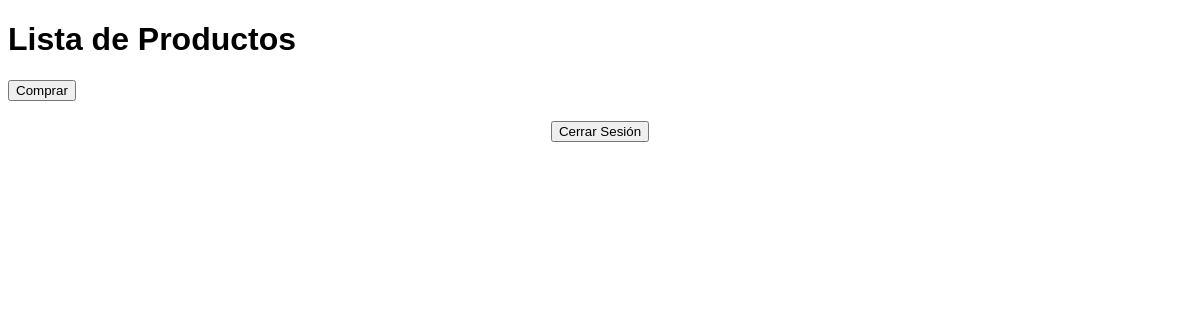
/Vista/productos.php, run on an earlier commit of the app's database.
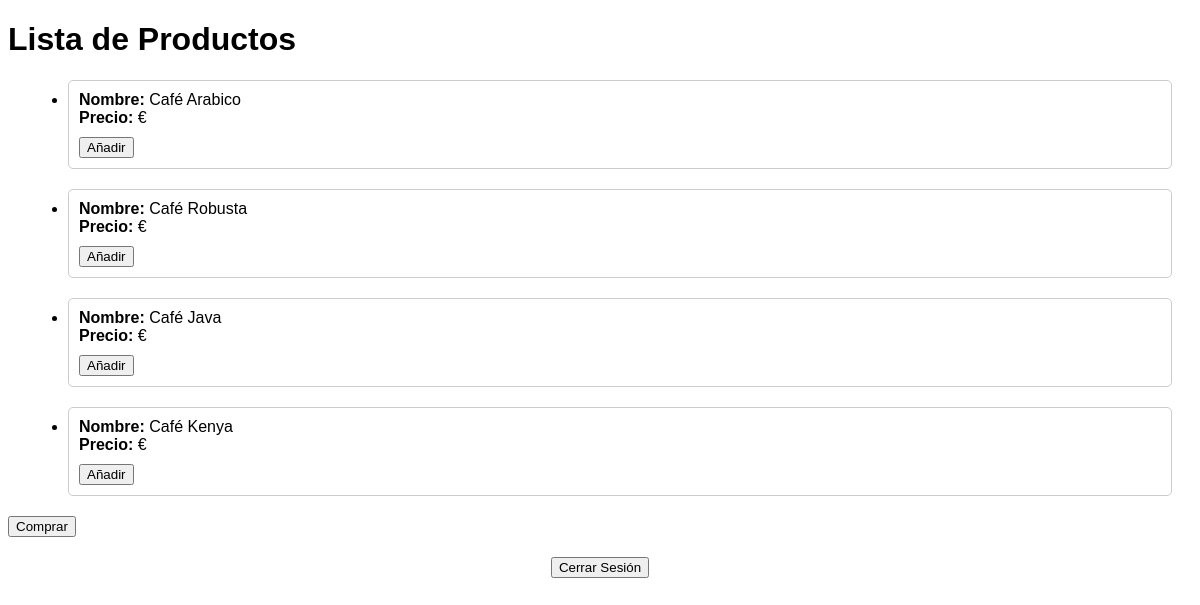
And on a later commit of the database.
### tables this page shows
CREATE TABLE
IF NOT EXISTS producto
(
    id_producto CHAR
(9) PRIMARY KEY,
    nombre VARCHAR
(255) NOT NULL,
    precio_ud DECIMAL
(10, 2) NOT NULL,
    imagen VARCHAR
(255)
);

### Modelo/Producto.php (called while the page is built, shortened)
<?php
class Producto
{
    public static function listarProductos()
    {
        $conexionBD = Algrano::conectarAlgranoMySQLi();
        $productos = [];
        $consultaBusquedaProductos = $conexionBD->prepare('SELECT * FROM producto');
        if ($consultaBusquedaProductos->execute()) {
            $productos = $consultaBusquedaProductos->get_result()->fetch_all(MYSQLI_ASSOC);
        }
        return $productos;
    }
}
?>

### Vista/productos.php (the view, shortened to what this page needs)
<?php
require_once '../Modelo/Producto.php';
$productos = Producto::listarProductos();
?>
<!DOCTYPE html>
<html>
<head>
</head>
<body>
    <h1>Lista de Productos</h1>
    <div id='productos'>
        <ul>
            <?php foreach ($productos as $producto) { ?>
                <li class="producto-item">
                    <label>Nombre:</label> <?php echo $producto['nombre']; ?><br>
                    <label>Precio:</label> <?php echo $producto['precioUnitario']; ?> €<br>
                    <form action="" method="post" class="botones">
                        <button type="submit" name="enviar">Añadir</button>
                    </form>
                </li>
            <?php } ?>
        </ul>
    </div>
    <form method="post">
        <button type='submit' name='comprar'>Comprar</button>
    </form>
    <footer>
        <form method='post' action=''>
            <div class='desconexion'>
                <input type='submit' name='logoff' value='Cerrar Sesión'>
            </div>
        </form>
    </footer>
</body>
</html>

### Vista/productos.php (style rules this page uses)
body { font-family: Arial, sans-serif; }
#productos { margin: 20px; }
.producto-item { margin-bottom: 20px; border: 1px solid #ccc; padding: 10px; border-radius: 5px; }
.producto-item label { font-weight: bold; }
.botones { margin-top: 10px; }
footer { margin-top: 20px; text-align: center; }

What changed in the data, as far as the page shows it:
added producto: nombre "Café Arabico"
added producto: nombre "Café Robusta"
added producto: nombre "Café Java"
added producto: nombre "Café Kenya"
